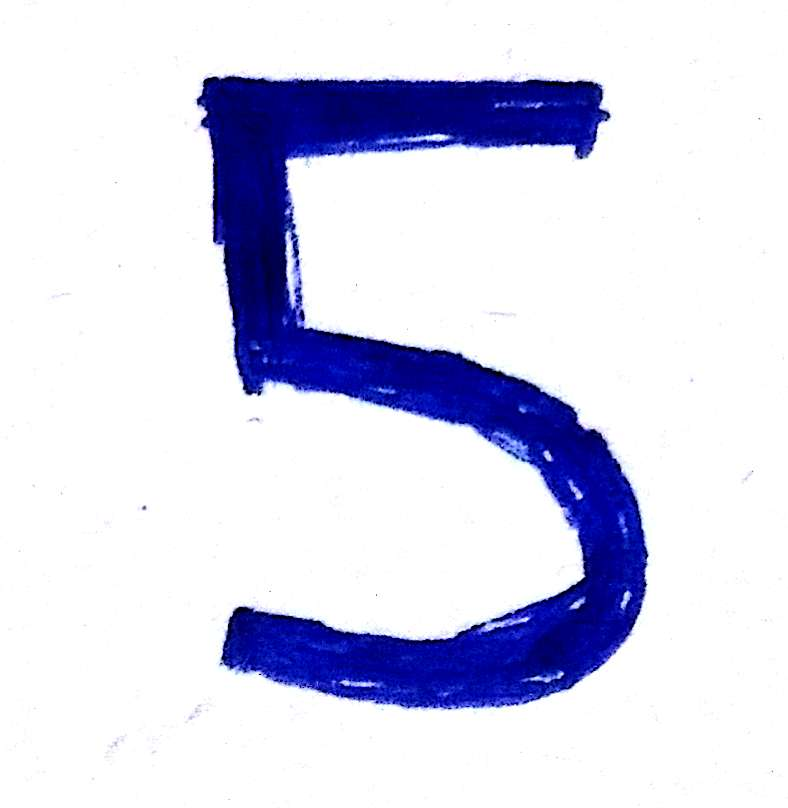
#> input picture Image processing/input.jpg, 788 x 808 px
$ python 'RGB to Gray Scale.py'   (Python 2 division)   (older library calls are emulated)
#> lines starting #> are read from the running program, lines starting #| are printed output that depends on the picture
'''

Snippet responsible for converting an image to Gray Scale.

 User can input any image file.
 Rename it as input in the same directory.
 Take the output file i.e. IMG_GRAY.png

 Paste it in the main directory and run Classify Image.

 It would identify the digit only after the autorun system file was executed once successfully.

'''


from PIL import Image
from PIL import ImageOps
import scipy.misc
import numpy as np
import scipy.io as scio

img = Image.open('input.jpg')
#> img is the input picture: PIL image 788x808 RGB; mean R, G, B 214, 214.7, 235.7


img = img.resize((20,20), Image.ANTIALIAS)
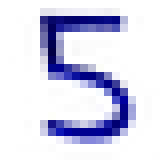
#> img: PIL image 20x20 RGB (shown 8 times larger); mean R, G, B 213.1, 213.6, 234.7
img=img.convert('L',(0.2989, 0.5870, 0.1140, 0))
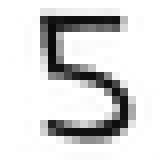
#> img: PIL image 20x20 L (shown 8 times larger); min 8, max 255, mean 215.8
img = ImageOps.invert(img)
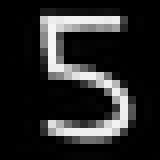
#> img: PIL image 20x20 L (shown 8 times larger); min 0, max 247, mean 39.2
pix_val= list(img.getdata())     # Get the pixel densities from the blurred image.
#> pix_val = 400 values, max 247 at index 126, min 0 at index 0, mean 39.21
x=np.matrix(pix_val)
img.save('IMG_GRAY.png')
print 'Conversion Successful...'

$ run again, with Image processing/New Doc 2.jpg copied over Image processing/input.jpg
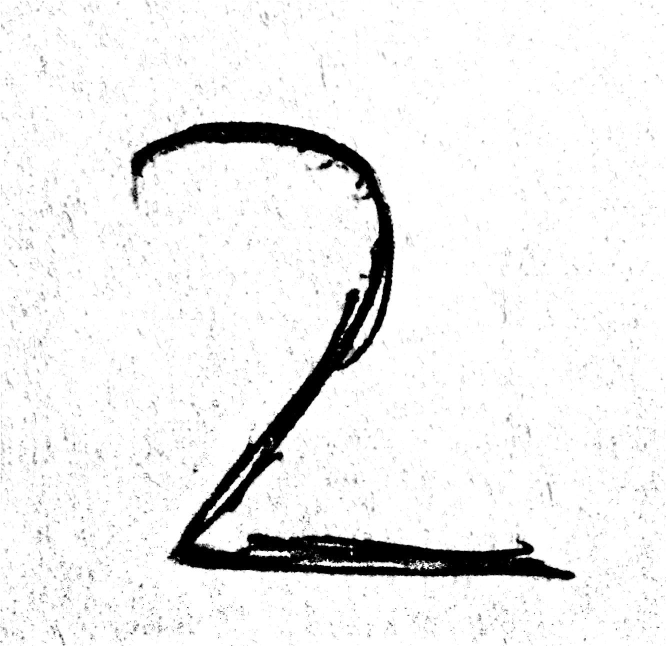
#> input picture Image processing/New Doc 2.jpg, 1332 x 1292 px (shown at 1/2 size)
#> img is the input picture: PIL image 1332x1292 RGB; min 0, max 255, mean 237.6
#> `img = img.resize((20,20), Image.ANTIALIAS)`:
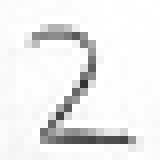
#> img: PIL image 20x20 RGB (shown 8 times larger); min 51, max 255, mean 236.4
#> `img = ImageOps.invert(img)`:
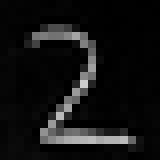
#> img: PIL image 20x20 L (shown 8 times larger); min 0, max 204, mean 18.6
#> pix_val = 400 values, max 204 at index 210, min 0 at index 13, mean 18.64

$ run again, with Image processing/New Doc 3.jpg copied over Image processing/input.jpg
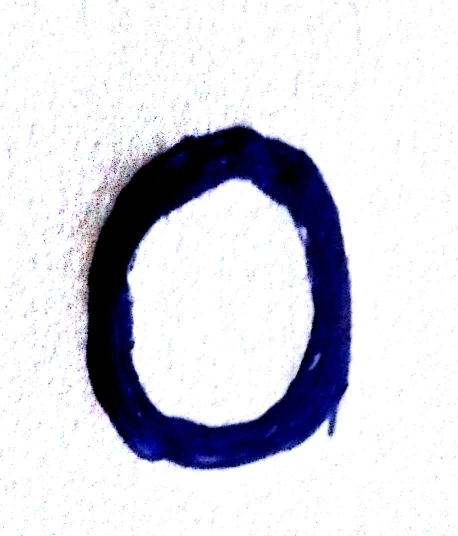
#> input picture Image processing/New Doc 3.jpg, 916 x 1072 px (shown at 1/2 size)
#> img is the input picture: PIL image 916x1072 RGB; mean R, G, B 212.1, 212, 221.1
#> `img=img.convert('L',(0.2989, 0.5870, 0.1140, 0))`:
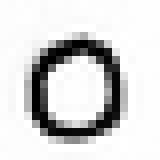
#> img: PIL image 20x20 L (shown 8 times larger); min 0, max 255, mean 213
#> `img = ImageOps.invert(img)`:
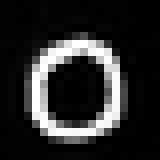
#> img: PIL image 20x20 L (shown 8 times larger); min 0, max 255, mean 42
#> pix_val = 400 values, max 255 at index 110, min 0 at index 69, mean 42.02

$ run again, with Image processing/New Doc 4.jpg copied over Image processing/input.jpg
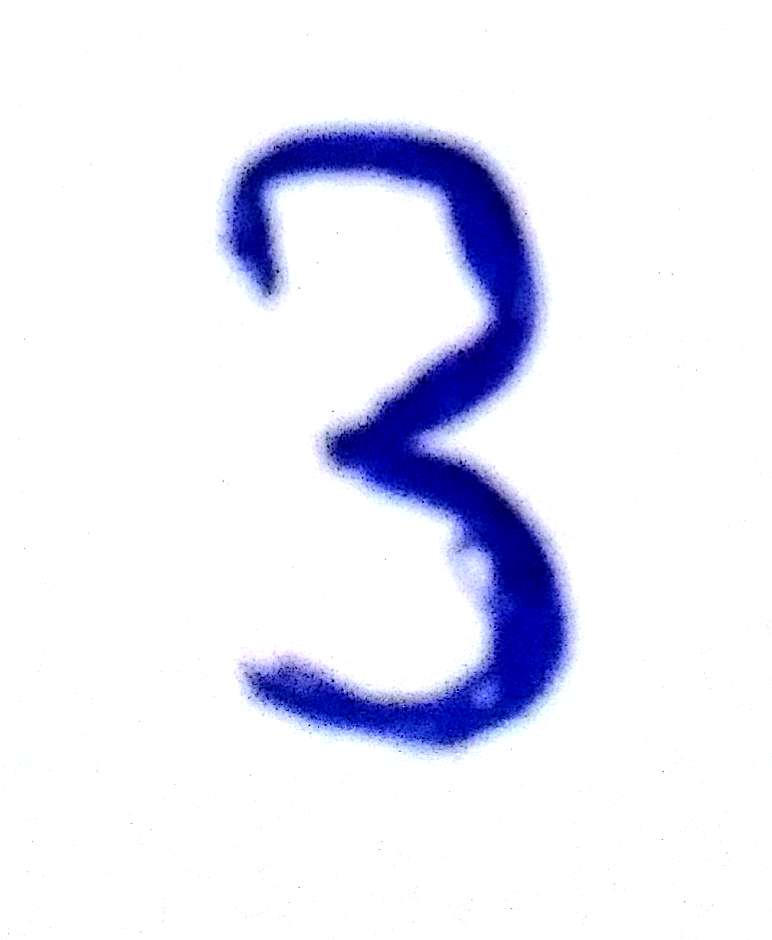
#> input picture Image processing/New Doc 4.jpg, 772 x 940 px
#> img is the input picture: PIL image 772x940 RGB; mean R, G, B 231.4, 232.2, 246.2
#> `img=img.convert('L',(0.2989, 0.5870, 0.1140, 0))`:
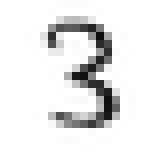
#> img: PIL image 20x20 L (shown 8 times larger); min 13, max 255, mean 232.6
#> `img = ImageOps.invert(img)`:
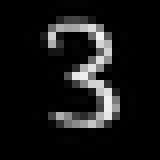
#> img: PIL image 20x20 L (shown 8 times larger); min 0, max 242, mean 22.4
#> pix_val = 400 values, max 242 at index 92, min 0 at index 0, mean 22.38
